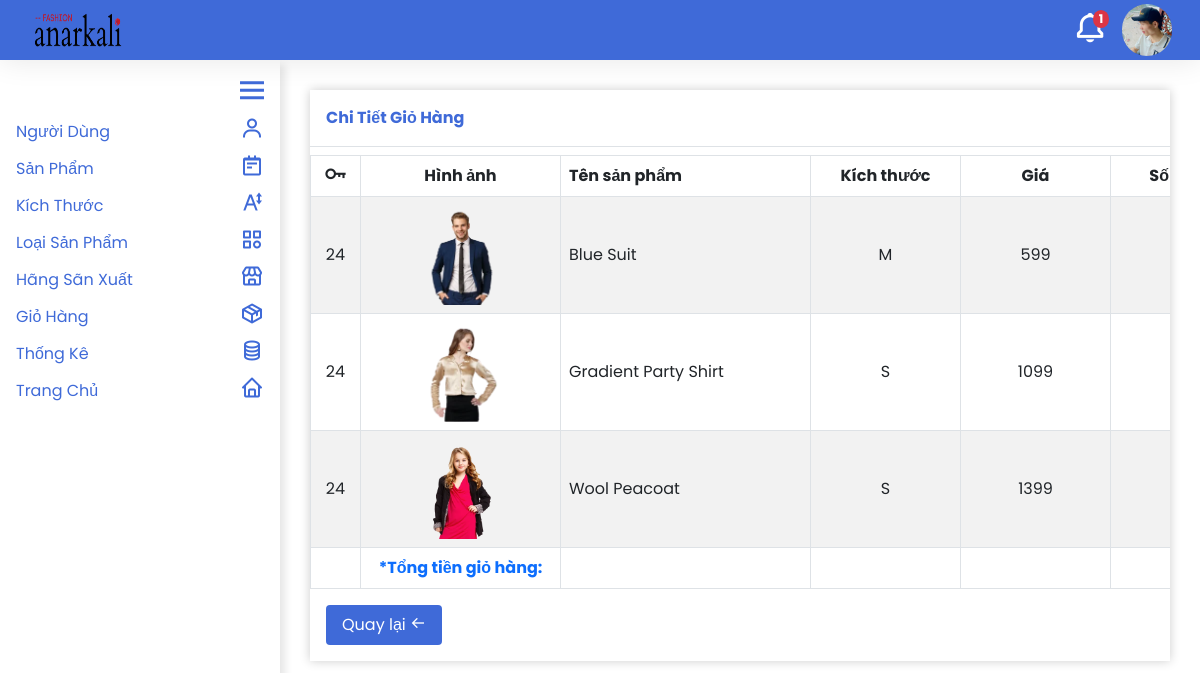
Screenshot of /quan_tri/gio_hang/xem_chi_tiet.php?id=24 (signed in) with the database file from the repository.
### tables this page shows
CREATE TABLE `nguoidung` (
  `TaiKhoan` varchar(64) NOT NULL,
  `MatKhau` varchar(64) NOT NULL,
  `Email` varchar(64) NOT NULL,
  `HinhAnh` varchar(68) NOT NULL,
  `Quyen` int(1) NOT NULL,
  `TrangThai` int(1) NOT NULL
);

CREATE TABLE `chitietgiohang` (
  `MaCTGH` int(64) NOT NULL,
  `MaGioHang` int(64) NOT NULL,
  `MaSanPham` int(64) NOT NULL,
  `MaKichThuoc` int(11) NOT NULL,
  `SoLuong` int(64) NOT NULL,
  `Gia` int(64) NOT NULL
);

CREATE TABLE `sanpham` (
  `MaSanPham` int(64) NOT NULL,
  `TenSanPham` varchar(64) NOT NULL,
  `HinhAnh` varchar(69) NOT NULL,
  `GiaGoc` int(64) NOT NULL,
  `GiaKhuyenMai` int(64) NOT NULL,
  `MoTa` varchar(2000) NOT NULL,
  `GioiTinh` varchar(3) NOT NULL,
  `MaKichThuoc` int(64) NOT NULL,
  `MaLoaiSanPham` int(64) NOT NULL,
  `MaHangSanXuat` int(64) NOT NULL,
  `TrangThai` int(1) NOT NULL
);

CREATE TABLE `kichthuoc` (
  `MaKichThuoc` int(64) NOT NULL,
  `KichThuoc` varchar(64) NOT NULL
);

### quan_tri/module/database.php (called while the page is built, shortened)
<?php
  function execute_query($sql, $params=NULL) {
    $server = 'localhost';
    $username = 'root';
    $password = '';
    $dbname = 'shopthoitrang';
    $conn = new PDO("mysql:host={$server};dbname={$dbname}", $username, $password);
    $stmt = $conn->prepare($sql);
    if (isset($params))
      foreach ($params as $key => $value)
        $stmt->bindValue($key,$value,PDO::PARAM_STR);
    $stmt->execute();
    return $stmt->fetchAll();
  }
?>

### quan_tri/gio_hang/xem_chi_tiet.php (the view, shortened to what this page needs)
<?php
  include_once '../module/database.php';
  $param = array('MaGioHang' => $_GET['id']);
  $data = execute_query("SELECT * FROM giohang WHERE MaGioHang = :MaGioHang", $param);
  if(count($data) == 0){
    alert('Giỏ hàng không tồn tại !');
    location('quan_ly_gio_hang.php');
    return;
  }
  else{
    $MaGioHang = $_GET['id'];
  }
?>
<!DOCTYPE html>
<html lang="en">
<head>
  <?php
    include '../module/head.php';
  ?>
</head>
<body>
  <?php
    include '../module/header.php';
    include '../module/sidebar.php';
  ?>
  <form class='body' action='phe_duyet_gio_hang.php' method='get'>
    <div class='table_container overflow-auto mt-4'>
      <div class='title p-3 mb-2 border-bottom fw-bold'>Chi Tiết Giỏ Hàng</div>
      <table class='table table-striped border-top mt-2 table-bordered align-middle'>
        <thead>
          <tr>
            <th style='width: 50px; min-width: 50px;' class='text-center'><i style='transform: scale(1.6);' class='bx bx-key'></i></th>
            <th class='text-center' style='width: 200px; min-width: 200px;'>Hình ảnh</th>
            <th style='min-width: 250px;'>Tên sản phẩm</th>
            <th style='width: 150px; min-width: 150px' class='text-center'>Kích thước</th>
            <th style='width: 150px; min-width: 150px;' class='text-center'>Giá</th>
            <th style='width: 150px; min-width: 150px;' class='text-center'>Số lượng</th>
          </tr>
        </thead>
        <tbody>
          <?php
            include_once '../module/database.php';
            $sql = "SELECT MaCTGH, chitietgiohang.MaGioHang, chitietgiohang.MaSanPham, chitietgiohang.SoLuong, chitietgiohang.Gia, sanpham.TenSanPham, sanpham.GiaKhuyenMai, sanpham.MaKichThuoc, kichthuoc.KichThuoc, sanpham.HinhAnh, giohang.TrangThai FROM chitietgiohang INNER JOIN giohang ON giohang.MaGioHang = chitietgiohang.MaGioHang
            INNER JOIN sanpham ON sanpham.MaSanPham = chitietgiohang.MaSanPham
            INNER JOIN kichthuoc ON sanpham.MaKichThuoc = kichthuoc.MaKichThuoc
            INNER JOIN sanphamkichthuoc ON sanphamkichthuoc.MaSanPham = sanpham.MaSanPham
            WHERE chitietgiohang.MaGioHang={$MaGioHang}";
            $loop = '1';
            $mangtong = array();
            $giohangs = execute_query($sql);
            foreach($giohangs as $giohang){
              $loop = $loop + 1;
              $tong = $giohang['GiaKhuyenMai'] * $giohang['SoLuong'];
              $mangtong[$loop] = $tong;
              echo "
                <tr>
                  <td class='text-center'>{$giohang['MaGioHang']}</td>
                  <td class='text-center'><img src='../../data/san_pham/{$giohang['HinhAnh']}' style='width: 100px; height: 100px; object-fit: contain'></td>
                  <td>{$giohang['TenSanPham']}</td>
                  <td class='text-center'>{$giohang['KichThuoc']}</td>
                  <td class='text-center'>{$giohang['GiaKhuyenMai']}</td>
                  <td class='text-center'>{$giohang['SoLuong']}</td>
                  <td class='text-center'>{$tong}</td>
                </tr>
              ";
            }
            $tonggiohang = array_sum($mangtong);
            echo "
                <td></td>
                <td><div class='title fw-bold text-primary text-center'>*Tổng tiền giỏ hàng:</div></td>
                <td></td>
                <td></td>
                <td></td>
                <td></td>
                <td><div class='title fw-bold text-primary text-center'>$tonggiohang</div></td>";
          ?>
        </tbody>
      </table>
      <div class='action_container ps-3 pb-3'>
        <?php
          if($giohang['TrangThai'] == 1){
            echo "<button class='button_add text-white py-2 px-3 rounded' type='button'><a class='text-decoration-none text-white' href='danh_sach_gio_hang_da_duyet.php'>Quay lại <i class='bx bx-arrow-back'></i></a></button>";
          }
        ?>
      </div>
    </div>
  </form>
</body>
</html>

### quan_tri/module/header.php
<div id='header' class='d-flex justify-content-between align-items-center container-fluid'>
  <img class='ms-3' id='logo' src="../../img/logo2.avif">
  <div class='d-flex align-items-center me-3'>
    <a class='bell_container position-relative' href='../gio_hang/quan_ly_gio_hang.php'>
      <?php
        $gio_hang = execute_query("SELECT COUNT(*) FROM giohang WHERE trangthai=0")[0][0];
        if($gio_hang > 0)
          echo "<div class='position-absolute text-decoration-none bg-danger fw-bold text-white notification_number'>{$gio_hang}</div>";
      ?>
      <i style='transform: scale(2.2);' class='bx bx-bell notification_icon text-white me-4'></i>
    </a>
    <?php
      $hinh_anh = execute_query('SELECT HinhAnh FROM nguoidung WHERE TaiKhoan=:tai_khoan', array('tai_khoan' => $_SESSION['TenTaiKhoan']))[0][0];
    ?>
    <img class='user_img' id='profile_image' src="../../data/nguoi_dung/<?php echo $hinh_anh; ?>">
  </div>
</div>

### quan_tri/style/style.css (style rules this page uses)
* { margin: 0; padding: 0; box-sizing: border-box; font-family: 'Poppins', sans-serif; }
#header { height: 60px; box-shadow: 0 0 30px rgba(0, 0, 0, 0.1); background-color: #3f6ad8; position: fixed; top: 0; left: 0; right: 0; z-index: 1000; }
#header #logo { width: 100px; height: 50px; cursor: pointer; }
#header .user_img { object-fit: cover; width: 50px; border-radius: 50px; cursor: pointer; }
#header .notification_icon { cursor: pointer; }
#header .bell_container .notification_number { z-index: 1000; left: 27%; top: -8px; font-size: 12px; padding: 0 6px; border-radius: 50%; }
.sidebar a, .body .form .title, .primary_color, .body .table_container .title { color: #3f6ad8; }
.body { margin-left: 310px; margin-top: 90px; margin-right: 30px; margin-bottom: 1000px; transition: 0.5s; }
.body .table_container { box-shadow: 0 0 10px rgba(0, 0, 0, 0.2); }
.button_add, .button_edit, .button_reset { background-color: #3f6ad8; border: none; transition: 0.25s; }

### rows the page displays
nguoidung: HinhAnh (picture)
chitietgiohang: MaGioHang "24", sanpham.HinhAnh (picture), sanpham.TenSanPham "Blue Suit", kichthuoc.KichThuoc "M", sanpham.GiaKhuyenMai "599"
chitietgiohang: MaGioHang "24", sanpham.HinhAnh (picture), sanpham.TenSanPham "Gradient Party Shirt", kichthuoc.KichThuoc "S", sanpham.GiaKhuyenMai "1099"
chitietgiohang: MaGioHang "24", sanpham.HinhAnh (picture), sanpham.TenSanPham "Wool Peacoat", kichthuoc.KichThuoc "S", sanpham.GiaKhuyenMai "1399"

### other values shown
$gio_hang "1"
